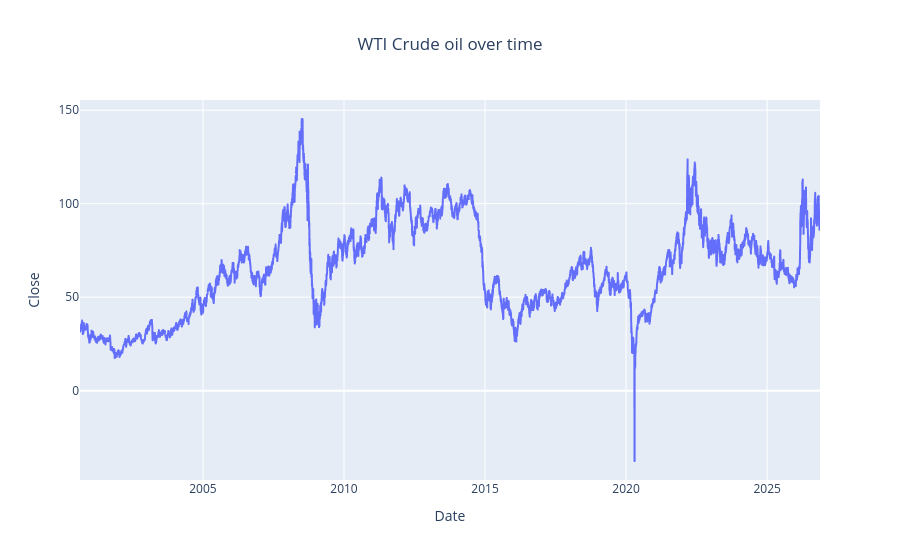

Notebook code for this chart:
### Code cell
#dynamic visualization of the plot
fig = px.line(crude_oil,
             x = crude_oil.index,
             y ="Close",
             title = 'WTI Crude oil over time')
fig.update_layout(title_x = 0.5)
fig.show()

### Figure 1 — Plotly figure (JSON) as saved in the notebook; plotly's stock layout.template omitted (floating-point values rounded to 4 significant figures; data arrays with more than 128 entries replaced by an {"elided": "..."} marker saying what was removed)
{"data": [{"hovertemplate": "Date=%{x}<br>Close=%{y}<extra></extra>", "legendgroup": "", "line": {"color": "#636efa", "dash": "solid"}, "marker": {"symbol": "circle"}, "mode": "lines", "name": "", "showlegend": false, "type": "scattergl", "x": {"elided": "6587 str values"}, "xaxis": "x", "y": {"elided": "6587 float values"}, "yaxis": "y"}], "layout": {"legend": {"tracegroupgap": 0}, "title": {"text": "WTI Crude oil over time", "x": 0.5}, "xaxis": {"anchor": "y", "domain": [0, 1], "title": {"text": "Date"}}, "yaxis": {"anchor": "x", "domain": [0, 1], "title": {"text": "Close"}}}}
